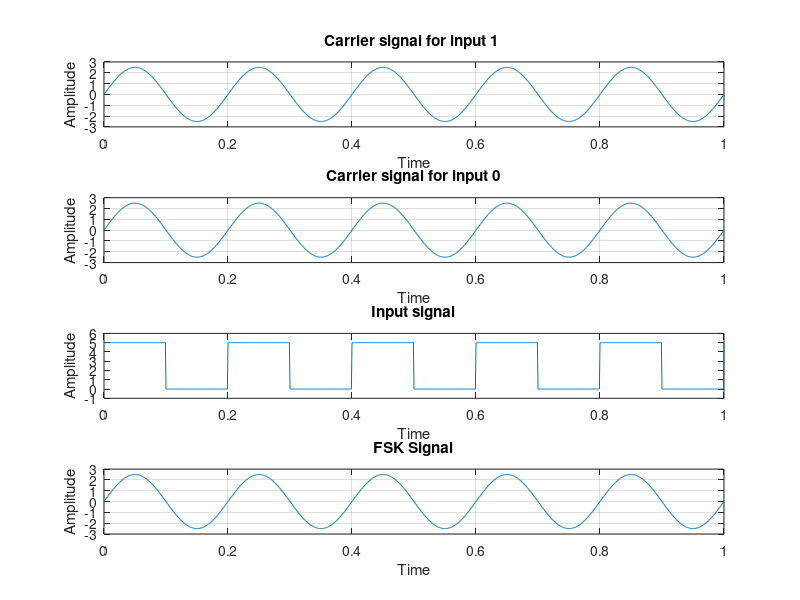

This chart was generated by the following MATLAB code:
%To perform Frequency Shift Keying (FSK)
clc;
clear all;
close all;
FC1 = input('Enter Carrier frequency for 1 : ');
FC2 = input('Enter Carrier frequency for 2 : ');
FP = input('Enter pulse duration : ');
amp = input('Enter amplitude of carrier : ');
amp = amp/2;
T = 0:0.001:1;
C1 = amp * sin(2*pi*FC1*T);
C2 = amp * sin(2*pi*FC2*T);
M = amp * square(2*pi*FP*T)+amp;

for(i=0:1000)
    if(M(i+1) == 0)
        fsk(i+1) = C2(i+1);
    else
        fsk(i+1) = C1(i+1);
    end
end

subplot(4,1,1);
plot(T, C1);
xlabel('Time');
ylabel('Amplitude');
title('Carrier signal for input 1 ');
grid on;
subplot(4,1,2);
plot(T,C2);
xlabel('Time');
ylabel('Amplitude');
title('Carrier signal for input 0');
grid on;
subplot(4, 1, 3);
plot(T,M);
xlabel('Time');
ylabel('Amplitude');
title('Input signal');
axis([0 1 -1 6]);
subplot(4,1,4);
plot(T, fsk);
xlabel('Time');
ylabel('Amplitude');
title('FSK Signal');
grid on;
